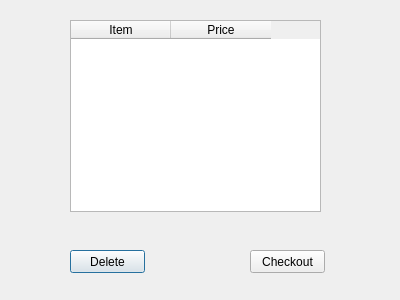
<?xml version="1.0" encoding="UTF-8"?>
<ui version="4.0">
 <class>shoppingcart</class>
 <widget class="QDialog" name="shoppingcart">
  <property name="geometry">
   <rect>
    <x>0</x>
    <y>0</y>
    <width>400</width>
    <height>300</height>
   </rect>
  </property>
  <property name="windowTitle">
   <string>Dialog</string>
  </property>
  <widget class="QTableWidget" name="shoppingTable">
   <property name="geometry">
    <rect>
     <x>70</x>
     <y>20</y>
     <width>251</width>
     <height>192</height>
    </rect>
   </property>
   <column>
    <property name="text">
     <string>Item</string>
    </property>
   </column>
   <column>
    <property name="text">
     <string>Price</string>
    </property>
   </column>
  </widget>
  <widget class="QPushButton" name="deleteRowButton">
   <property name="geometry">
    <rect>
     <x>70</x>
     <y>250</y>
     <width>75</width>
     <height>23</height>
    </rect>
   </property>
   <property name="text">
    <string>Delete</string>
   </property>
  </widget>
  <widget class="QPushButton" name="checkoutPriceButton">
   <property name="geometry">
    <rect>
     <x>250</x>
     <y>250</y>
     <width>75</width>
     <height>23</height>
    </rect>
   </property>
   <property name="text">
    <string>Checkout</string>
   </property>
  </widget>
 </widget>
 <resources/>
 <connections/>
</ui>
